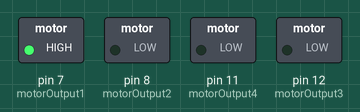
A sketch run on a simulated Arduino Uno, built with avr-gcc and run on an emulated ATmega328P. Parts: switched loads named in the sketch (green lamp = pin HIGH).

Above: at 0.1 s.
Timing chart, 0 to 1.6 s (numbered marks = the images above):
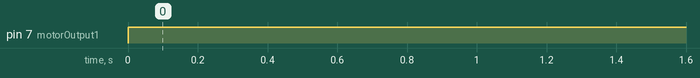

The sketch:

motor.ino
```cpp
const int motorOutput1 = 7;
const int motorOutput2 =  8;
const int motorOutput3 = 12;
const int motorOutput4 = 11;
void setup() {
  // put your setup code here, to run once:
pinMode(motorOutput1,OUTPUT);
pinMode(motorOutput2,OUTPUT);
pinMode(motorOutput3,OUTPUT);
pinMode(motorOutput4,OUTPUT);
Serial.begin(9600);
}

void loop() {
  // put your main code here, to run repeatedly:

digitalWrite(motorOutput1,HIGH);
digitalWrite(motorOutput2,LOW);
delay(3000);
digitalWrite(motorOutput1,HIGH
);
digitalWrite(motorOutput2,LOW);
delay(500);

}
```

Measured:
- by itself, pin 7 (motorOutput1): LOW → HIGH at 0.00 s
